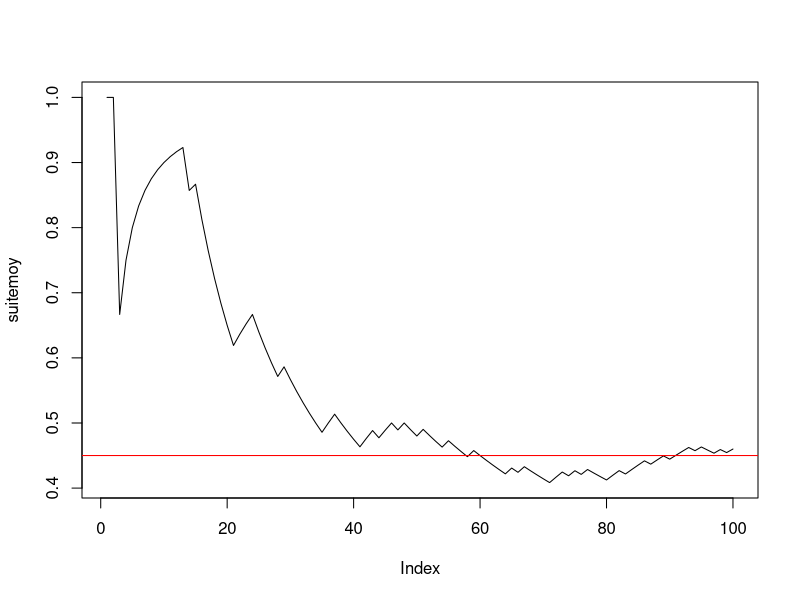

The R script that drew this image: (Note: this script raises an error after producing the figure.)

#--------question 1------------
n <- 100
p <- 0.45
x <- rbinom(n, 1, p)
#--------question 2------------
cumsum(x)
taille <- 1:n
suitemoy <- cumsum(x) / taille
#--------question 3------------
plot(suitemoy, type = "l")
abline(h = p, col = "red")

#------------Exercice 2------------------------



#--------question 1------------
n <- 100
mu <- -2
sigma <- 2
rm(xg)
(xg <- rnorm(n, mu, sigma))
#--------question 2------------
cumsum(xg)
rm(taille)
taille <- 1:n
rm(suitemoyg)
suitemoyg
(suitemoyg <- cumsum(xg) / taille)
#--------question 3------------
plot(suitemoyg, type = "l", ylim = c(-10, 6))
abline(h = mu, col = "red")


#------------Exercice 3------------------------

#---------question 1--------------------------
mu <- -2
sigma <- 2
n <- 5
rm(x) # efface l'objet précedemment créé x
(x <- rnorm(n, mu, sigma)) # echantillon de n tirages de X
(moyx <- mean(x)) # moyenne de l'échantillon de taille n x

#---------question 2--------------------------
(y <- rnorm(n, mu, sigma)) # second echantillon de n tirages de X
(moyy <- mean(y)) # moyenne de l'échantillon y
(rbind(x, y) -> M) # range les deux échantillons dans M à 2 lignes et n colonnes
rowMeans(M)

#---------question 3--------------------------
N <- 1000
Mdata <- matrix(rnorm(n * N, mu, sigma), ncol = n, byrow = T) # N échantillons de taille n disposés en lignes
dim(Mdata) # dimension de la matrice N lignes et n colonnes


#---------question 4--------------------------
(rowMeans(Mdata) -> moyennes) # calcule les moyennes pour les N, n-échantillons tirés.
apply(Mdata, MARGIN = 1, mean) # alternative pour effectuer les moyennes en ligne

#---------question 5--------------------------
mean(moyennes) # moyenne empirique des N réalisations de Xbar_n
sd(moyennes) * sqrt((length(moyennes) - 1) / length(moyennes)) # ecart-type empirique
sd(moyennes) # écart-type estimé sans biais = ecart-type empirique corrigé

#---------question 6--------------------------
hist(moyennes, prob = T, main = "Répartition de la moyenne empirique des Xi, i=1,....,n") # la répartition observée de Xbar_n
(abs <- seq(1.2 * min(moyennes), 1.2 * max(moyennes), (max(moyennes) - min(moyennes)) / 100))
points(abs, dnorm(abs, mu, sigma / sqrt(n)), col = 2, type = "l")
abline(v = mean(moyennes), col = 3, lty = "dashed") # moyenne de l'échantillon
abline(v = mu, col = 2) # moyenne théorique mu de la loi de Xbar
# belle adéquation de l'échantillon à la normale, que l'on peut verifier avec dte de Henry
qqnorm(moyennes) # les points sont presque alignés la loi de Xbar_n est donc bien normale
qqline(moyennes, col = 2) # autour de la droite rouge qui passe par les deux points
# (1er quartile theo de la centrée réduite,1er quartile empirique) et
# (3ieme quartile theo de la centrée réduite,3ieme quartile empirique)
# mean(echantillon) et écart-type empirique sd(échantillon)*sqrt((n-1)/n). e
# En effet si on ajoute la droite passant par ces deux points elle se confond
# avec qqline. droite de Henry

(x1 <- qnorm(0.25))
(x2 <- qnorm(0.75))
(y1 <- quantile(moyennes, 0.25, type = 1))
(y2 <- quantile(moyennes, 0.75, type = 1))
abline(y1 - (y2 - y1) * x1 / (x2 - x1), (y2 - y1) / (x2 - x1), col = 3) # droite de Henry

#----------question 7-------------------------
moyennecr <- sqrt(n) * (moyennes - mu) / sigma
hist(moyennecr, prob = T, main = "Répartition observée de la moyenne empirique centrée réduite")
(abscr <- seq(1.2 * min(moyennecr), 1.2 * max(moyennecr), (max(moyennecr) - min(moyennecr)) / 100))
points(abscr, dnorm(abscr), col = 2, type = "l")
abline(v = mean(moyennecr), col = 3, lty = "dashed") # moyenne empirique de l'échantillon
abline(v = 0, col = 2) # moyenne théorique  de la loi normale centrée réduite

qqnorm(moyennecr)
qqline(moyennecr) # droite de Henry

#-----------question 8------------
n <- 50
# puis réexecuter les lignes 67 à 107 : la loi reste gaussienne mais
# l'écart-type de Xbarn est plus petit avec n=50 qu'avec n=2
sd(moyennes)
sigma / sqrt(n)

n <- 2
# puis réexecuter les lignes 67 à 107 : LA LOI EST TOUJOURS GAUSSIENNE MEME AVEC n PETIT
# C'EST UNE PROPRIETES CARACTÉRISTIQUE DE LA LOI NORMALE MAIS QUI NE S'APPLIQUE PAS AUX AUTRES
# LOIS COMME PAR EX A LA BERNOULLI ==> VOIR EXO SUIVANT
sd(moyennes)
# l'écart type empirique est EN REVANCHE plus faible avec n=2 qu'avec n=50 :
# normal il estime sigma/sqrt(n) or :
sigma / sqrt(n)

#####################################################################################
# CE QU'IL FAUT RETENIR DE CET EXERCICE : LA LOI DE XBAR EST GAUSSIENNE SI L'ÉCHANTILLON EST
# GAUSSIEN ET DE TAILLE QUELCONQUE n. LE RESULTAT DU THEOREME CENTRAL LIMITE EST VRAI DANS CE CAS
# POUR TOUT n ET PAS SEULEMENT POUR n GRAND
###################################################################################

###################################################
#------------Exercice 4------------------------
###################################################

#---------question 1--------------------------
p <- 0.45
n <- 5
N <- 100
rm(Mdata) # efface l'objet précedemment créé Mdata

Mdata <- matrix(rbinom(n * N, 1, p), ncol = n, byrow = T) # N échantillons de taille n disposés en lignes
dim(Mdata) # dimension de la matrice N lignes et n colonnes

(rowMeans(Mdata) -> moyennes) # calcule les moyennes pour les N, n-échantillons tirés.


mean(moyennes) # moyenne empirique des N réalisations de Xbar_n
sd(moyennes) * sqrt((length(moyennes) - 1) / length(moyennes)) # ecart-type empirique
sd(moyennes) # écart-type estimé sans biais = ecart-type empirique corrigé

#---------histogramme de xbar_n--------------------------
hist(moyennes, prob = T, ylim = c(0, max(dnorm(p, p, sqrt(p * (1 - p) / n)), 4)), main = "Répartition de la moyenne empirique des Xi, i=1,....,n") # la répartition observée de Xbar_n
(abs <- seq(.8 * min(moyennes), 1.2 * max(moyennes), (max(moyennes) - min(moyennes)) / 100))
points(abs, dnorm(abs, p, sqrt(p * (1 - p) / n)), col = 2, type = "l")
abline(v = mean(moyennes), col = 3, lty = "dashed") # moyenne de l'échantillon
abline(v = p, col = 2) # moyenne théorique mu de la loi de Xbar
qqnorm(moyennes) # vraiment pas gaussien !
qqline(moyennes, col = 2)
# AUCUNE ADEQUATION  de l'échantillon à la normale CAR n EST TROP PETIT ET LE TCL N'EST
# PAS VERIFIE. ON REFAIT LA SIMUL AVEC n=200 :

n <- 200
# puis réeéxuter les lignes 142 à 161

# EUREKA CA MARCHE BEAUCOUP MIEUX ET ON A BIEN UNE REPARTITION GAUSSIENNE CAR n EST SUFFISAMMENT GRAND POUR
# QUE LE TCL SOIT VERIFIE !
######################################

qqnorm(moyennes)
qqline(moyennes, col = "red")

# Si on augmente N on améliore l'estimation de la densité de Xbarn par l'histogramme
# des N réalisations de Xbarn mais si n est petit on n'observe pas un histogramme
# ressemblant à une gaussienne puisque le TCL ne s'applique que si n est assez grand.
# Essayer avec
N <- 1000
n <- 4
# puis lignes 142 à 159.
N <- 1000
n <- 100
# puis lignes 142 à 159.